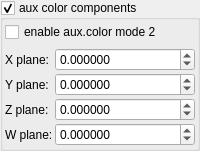
    <widget class="MyGroupBox" name="groupCheck_fold_color_aux_color_enabled_false">
     <property name="title">
      <string>aux color components</string>
     </property>
     <property name="checkable">
      <bool>true</bool>
     </property>
     <layout class="QVBoxLayout" name="verticalLayout_10">
      <property name="leftMargin">
       <number>2</number>
      </property>
      <property name="topMargin">
       <number>2</number>
      </property>
      <property name="rightMargin">
       <number>2</number>
      </property>
      <property name="bottomMargin">
       <number>2</number>
      </property>
      <item>
       <widget class="MyCheckBox" name="checkBox_transf_function_enabledCx_false">
        <property name="text">
         <string>enable aux.color mode 2</string>
        </property>
       </widget>
      </item>
      <item>
       <layout class="QGridLayout" name="gridLayout_16" columnstretch="0,1">
        <property name="spacing">
         <number>2</number>
        </property>
        <item row="1" column="1">
         <widget class="MyDoubleSpinBox" name="spinbox4_mandelbox_color_4D_y">
          <property name="sizePolicy">
           <sizepolicy hsizetype="Minimum" vsizetype="Maximum">
            <horstretch>0</horstretch>
            <verstretch>0</verstretch>
           </sizepolicy>
          </property>
          <property name="prefix">
           <string/>
          </property>
          <property name="suffix">
           <string/>
          </property>
          <property name="decimals">
           <number>6</number>
          </property>
          <property name="minimum">
           <double>-100.000000000000000</double>
          </property>
          <property name="maximum">
           <double>100.000000000000000</double>
          </property>
          <property name="singleStep">
           <double>0.100000000000000</double>
          </property>
         </widget>
        </item>
        <item row="0" column="1">
         <widget class="MyDoubleSpinBox" name="spinbox4_mandelbox_color_4D_x">
          <property name="sizePolicy">
           <sizepolicy hsizetype="Minimum" vsizetype="Maximum">
            <horstretch>0</horstretch>
            <verstretch>0</verstretch>
           </sizepolicy>
          </property>
          <property name="prefix">
           <string/>
          </property>
          <property name="suffix">
           <string/>
          </property>
          <property name="decimals">
           <number>6</number>
          </property>
          <property name="minimum">
           <double>-100.000000000000000</double>
          </property>
          <property name="maximum">
           <double>100.000000000000000</double>
          </property>
          <property name="singleStep">
           <double>0.100000000000000</double>
          </property>
         </widget>
        </item>
        <item row="1" column="0">
         <widget class="QLabel" name="label_43">
          <property name="text">
           <string>Y plane:</string>
          </property>
         </widget>
        </item>
        <item row="2" column="0">
         <widget class="QLabel" name="label_42">
          <property name="text">
           <string>Z plane:</string>
          </property>
         </widget>
        </item>
        <item row="3" column="0">
         <widget class="QLabel" name="label_30">
          <property name="text">
           <string>W plane:</string>
          </property>
         </widget>
        </item>
        <item row="3" column="1">
         <widget class="MyDoubleSpinBox" name="spinbox4_mandelbox_color_4D_w">
          <property name="sizePolicy">
           <sizepolicy hsizetype="Minimum" vsizetype="Maximum">
            <horstretch>0</horstretch>
            <verstretch>0</verstretch>
           </sizepolicy>
          </property>
          <property name="prefix">
           <string/>
          </property>
          <property name="suffix">
           <string/>
          </property>
          <property name="decimals">
           <number>6</number>
          </property>
          <property name="minimum">
           <double>-100.000000000000000</double>
          </property>
          <property name="maximum">
           <double>100.000000000000000</double>
          </property>
          <property name="singleStep">
           <double>0.100000000000000</double>
          </property>
         </widget>
        </item>
        <item row="0" column="0">
         <widget class="QLabel" name="label_34">
          <property name="text">
           <string>X plane:</string>
          </property>
         </widget>
        </item>
        <item row="2" column="1">
         <widget class="MyDoubleSpinBox" name="spinbox4_mandelbox_color_4D_z">
          <property name="sizePolicy">
           <sizepolicy hsizetype="Minimum" vsizetype="Maximum">
            <horstretch>0</horstretch>
            <verstretch>0</verstretch>
           </sizepolicy>
          </property>
          <property name="prefix">
           <string/>
          </property>
          <property name="suffix">
           <string/>
          </property>
          <property name="decimals">
           <number>6</number>
          </property>
          <property name="minimum">
           <double>-100.000000000000000</double>
          </property>
          <property name="maximum">
           <double>100.000000000000000</double>
          </property>
          <property name="singleStep">
           <double>0.100000000000000</double>
          </property>
         </widget>
        </item>
       </layout>
      </item>
     </layout>
    </widget>
